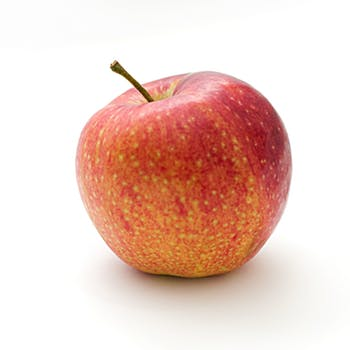
#> input picture input/apple.jpeg, 350 x 350 px
$ python drawingFunction.py
#> lines starting #> are read from the running program, lines starting #| are printed output that depends on the picture
#> further down, img is the input picture: shape (350, 350, 3); mean B, G, R 195.7, 205.3, 235.2
# Drawing geometric functions in images using OpenCV

import numpy as np
import cv2

def drawLine(img):
    '''
    Draws a line across the diagonal.
    '''
    res = cv2.line(img,(0,0),(img.shape[0],img.shape[1]),(204,244,21),3)
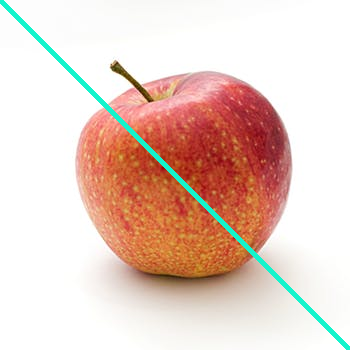
#> res: shape (350, 350, 3); mean B, G, R 196.5, 206.5, 231.1
    return res

def drawRectangle(img):
    '''
    Draws a rectangle in the image, around the object.
    '''
    res = cv2.rectangle(img,(70,200),(102,140),(244,24,145),2)
    return res

def drawCircle(img):
    '''
    Draws a circle on image.
    '''
    res = cv2.circle(img,(120,130),50,(24,210,224),2)
    return res

def drawEllipse(img):
    '''
    Draws ellipse in the image.
    '''
    res  = cv2.ellipse(img,(256,256),(100,50),0,0,102,125,-1)
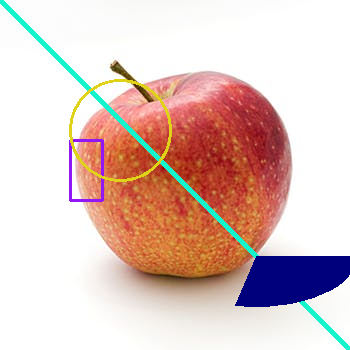
#> res: shape (350, 350, 3); mean B, G, R 192.2, 197.7, 222.6
    # print(cv2.ellipse.__doc__)
    return res

img = cv2.imread('input/apple.jpeg')
cv2.imshow('input_img',img)

res = drawLine(img)
res = drawRectangle(res)
res = drawCircle(res)
res = drawEllipse(res)
cv2.imshow('result_img',res)


cv2.waitKey(0)
cv2.destroyAllWindows()
